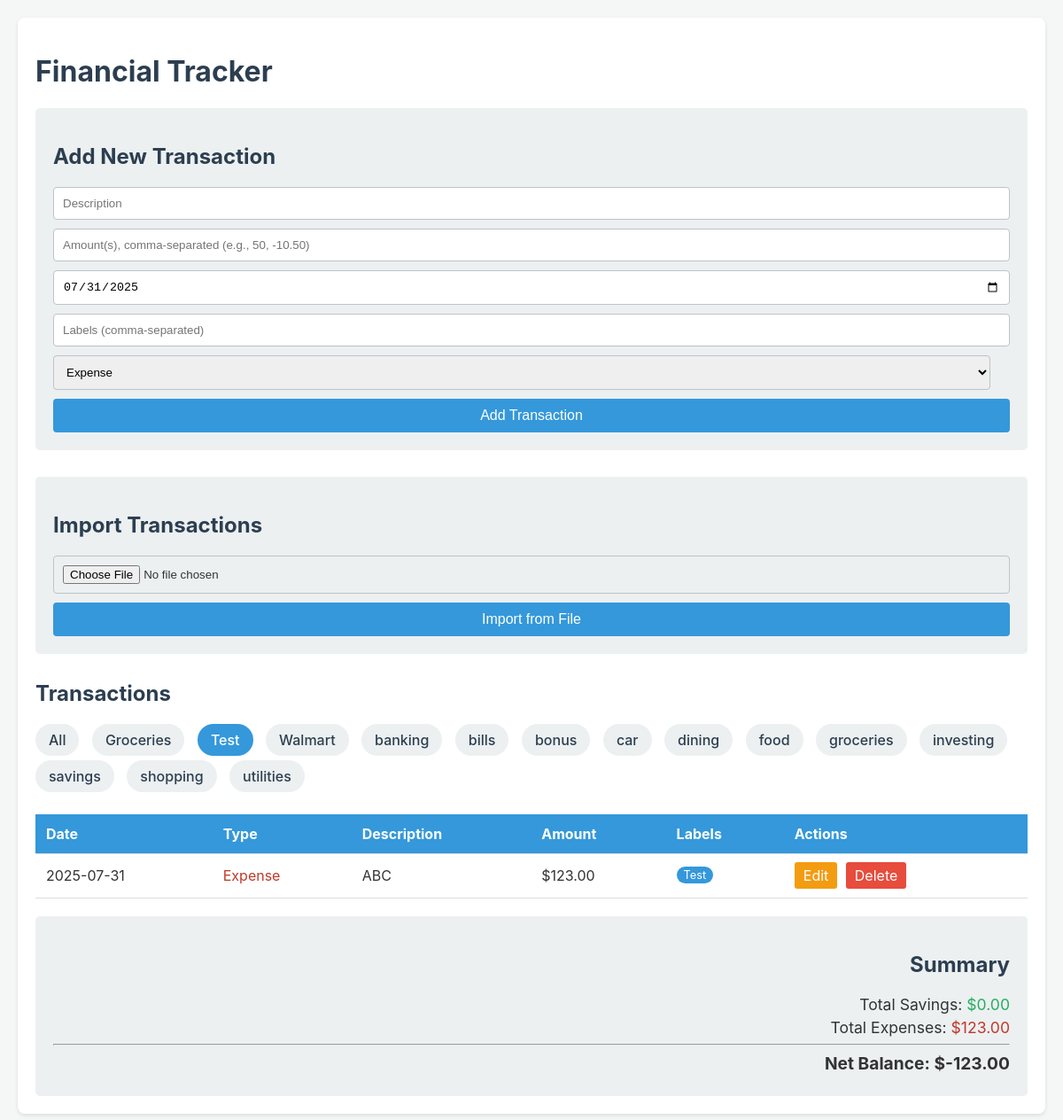
Page /?label=Test on the committed database.
### tables this page shows
CREATE TABLE labels (
                id INTEGER PRIMARY KEY AUTOINCREMENT,
                name TEXT NOT NULL UNIQUE
            );

CREATE TABLE transactions (
                id INTEGER PRIMARY KEY AUTOINCREMENT,
                type TEXT NOT NULL CHECK(type IN ('expense', 'saving')),
                description TEXT NOT NULL,
                amount REAL NOT NULL,
                transaction_date TEXT,
                timestamp DATETIME DEFAULT CURRENT_TIMESTAMP
            );

### app.py (the view)
@app.route('/')
def index():
    label_filter = request.args.get('label')
    transactions = get_transactions_db(label_filter=label_filter)
    labels = get_all_labels_db()
    total_savings = sum(t['amount'] for t in transactions if t['type'] == 'saving')
    total_expenses = sum(t['amount'] for t in transactions if t['type'] == 'expense')
    net_balance = total_savings - total_expenses
    totals = {
        'savings': total_savings,
        'expenses': total_expenses,
        'net': net_balance
    }
    today = datetime.date.today().isoformat()
    return render_template('index.html', transactions=transactions, totals=totals, today=today, labels=labels, selected_label=label_filter)

### app.py (called while the page is built)
def create_connection():
    conn = None
    try:
        conn = sqlite3.connect('finance.db', check_same_thread=False)
    except Error as e:
        print(e)
    return conn

def get_all_labels_db():
    conn = create_connection()
    try:
        conn.row_factory = sqlite3.Row
        cur = conn.cursor()
        cur.execute("SELECT id, name FROM labels ORDER BY name")
        rows = cur.fetchall()
        return rows
    except Error as e:
        print(f"Failed to retrieve labels: {e}")
        return []
    finally:
        if conn:
            conn.close()

### templates/index.html (shortened to what this page needs)
<!DOCTYPE html>
<html lang="en">
<head>
</head>
<body>
    <div class="container">
        <h1>Financial Tracker</h1>
        <form action="/add" method="post">
            <h2>Add New Transaction</h2>
            <input type="text" name="description" placeholder="Description" required>
            <input type="text" name="amount" placeholder="Amount(s), comma-separated (e.g., 50, -10.50)" required>
            <input type="date" name="transaction_date" value="{{ today }}">
            <input type="text" name="labels" placeholder="Labels (comma-separated)">
            <select name="type">
                <option value="expense">Expense</option>
            </select>
            <button type="submit">Add Transaction</button>
        </form>
        <form action="/import" method="post" enctype="multipart/form-data">
            <h2>Import Transactions</h2>
            <input type="file" name="file" accept=".json,.csv" required>
            <button type="submit">Import from File</button>
        </form>
        <h2>Transactions</h2>
        <div class="filter-container">
            <a href="{{ url_for('index') }}" class="{{ 'active' if not selected_label else '' }}">All</a>
            {% for label in labels %}
            <a href="{{ url_for('index', label=label.name) }}" class="{{ 'active' if selected_label == label.name else '' }}">{{ label.name }}</a>
            {% endfor %}
        </div>
        <table>
            <thead>
                <tr>
                    <th>Date</th>
                    <th>Type</th>
                    <th>Description</th>
                    <th>Amount</th>
                    <th>Labels</th>
                    <th>Actions</th>
                </tr>
            </thead>
            <tbody>
                {% for transaction in transactions %}
                <tr>
                    <td>{{ transaction.transaction_date }}</td>
                    <td class="{{ transaction.type }}">{{ transaction.type.capitalize() }}</td>
                    <td>{{ transaction.description }}</td>
                    <td>${{ "%.2f"|format(transaction.amount) }}</td>
                    <td>
                        {% if transaction.labels %}
                            {% for label in transaction.labels.split(',') %}
                                <span class="label">{{ label }}</span>
                            {% endfor %}
                        {% endif %}
                    </td>
                    <td class="actions">
                        <a href="{{ url_for('edit_transaction_route', trans_id=transaction.id) }}" class="edit-btn">Edit</a>
                        <a href="{{ url_for('delete_transaction_route', trans_id=transaction.id) }}" class="delete-btn" onclick="return confirm('Are you sure you want to delete this item?');">Delete</a>
                    </td>
                </tr>
                {% endfor %}
            </tbody>
        </table>
        <div class="summary">
            <h2>Summary</h2>
            <p>Total Savings: <span class="saving">${{ "%.2f"|format(totals.savings) }}</span></p>
            <p>Total Expenses: <span class="expense">${{ "%.2f"|format(totals.expenses) }}</span></p>
            <hr>
            <p class="net-balance">Net Balance: <span>${{ "%.2f"|format(totals.net) }}</span></p>
        </div>
    </div>
</body>
</html>

### templates/index.html (style rules this page uses)
body { font-family: -apple-system, BlinkMacSystemFont, "Segoe UI", Roboto, "Helvetica Neue", Arial, sans-serif; background-color: #f4f7f6; color: #333; margin: 0; padding: 20px; }
.container { max-width: 1300px; margin: auto; background: #fff; padding: 20px; border-radius: 8px; box-shadow: 0 2px 4px rgba(0,0,0,0.1); }
h1, h2 { color: #2c3e50; }
form { margin-bottom: 30px; padding: 20px; background-color: #ecf0f1; border-radius: 5px; }
form input, form select { width: calc(100% - 22px); padding: 10px; margin-bottom: 10px; border: 1px solid #bdc3c7; border-radius: 4px; }
form button { width: 100%; padding: 10px; border: none; background-color: #3498db; color: white; font-size: 16px; border-radius: 4px; cursor: pointer; }
table { width: 100%; border-collapse: collapse; margin-bottom: 20px; }
th, td { text-align: left; padding: 12px; border-bottom: 1px solid #ddd; }
th { background-color: #3498db; color: white; }
.expense { color: #c0392b; }
.saving { color: #27ae60; }
.summary { padding: 20px; background: #ecf0f1; border-radius: 5px; text-align: right; }
.summary p { margin: 5px 0; font-size: 1.1em; }
.summary .net-balance { font-weight: bold; font-size: 1.2em; }
.actions a { text-decoration: none; padding: 5px 10px; margin-right: 5px; border-radius: 3px; color: white; }
.edit-btn { background-color: #f39c12; }
.delete-btn { background-color: #e74c3c; }
.label { display: inline-block; background-color: #3498db; color: white; padding: 2px 8px; border-radius: 12px; font-size: 0.8em; margin-right: 4px; margin-bottom: 4px; }
.filter-container { margin-bottom: 20px; }
.filter-container a { text-decoration: none; padding: 8px 15px; margin-right: 10px; border-radius: 20px; background-color: #ecf0f1; color: #2c3e50; font-weight: 500; display: inline-block; margin-bottom: 5px; }
.filter-container a.active { background-color: #3498db; color: white; }

### rows in the picture
labels: name "Groceries"
labels: name "Test"
labels: name "Walmart"
labels: name "banking"
labels: name "bills"
labels: name "bonus"
labels: name "car"
labels: name "dining"
labels: name "food"
labels: name "groceries"
labels: name "investing"
labels: name "savings"
labels: name "shopping"
labels: name "utilities"
transactions: amount "123.00", label "Test"

### other values in the picture
{{ "%.2f"|format(totals.savings) }} "0.00"
{{ "%.2f"|format(totals.expenses) }} "123.00"
{{ "%.2f"|format(totals.net) }} "-123.00"
